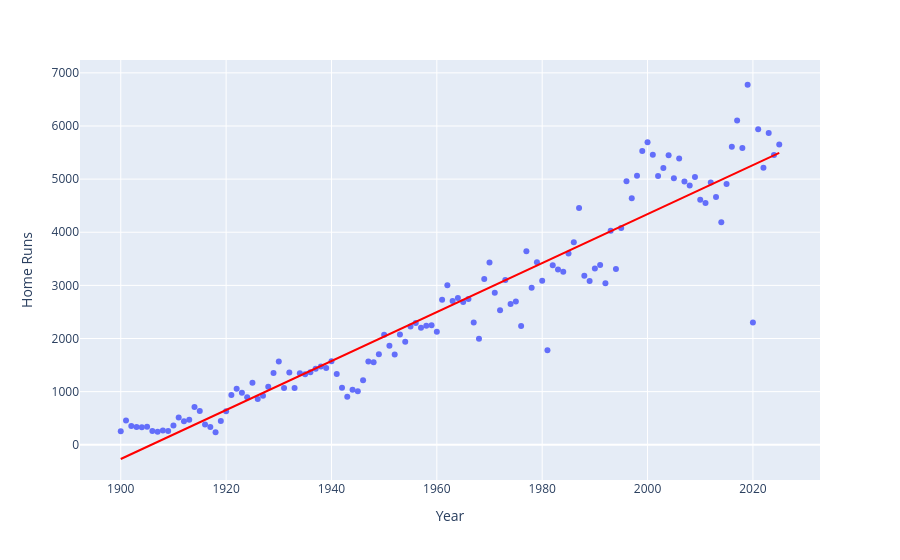

Here is the notebook cell this chart was saved with:
### Code cell
px.scatter(homeruns, x='Year', y='Home Runs', trendline="ols", trendline_color_override="red")
